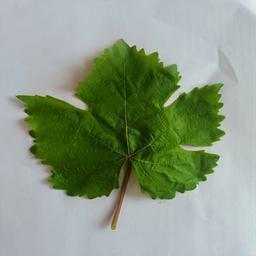
#> input picture dataset/hojas_sanas/Healthy Leaves_102.jpg, 256 x 256 px
$ python -i utils.py   (imports and definitions only)
#> lines starting #> are read from the running program, lines starting #| are printed output that depends on the picture; after the words box and inside, x2 and y2 are one past the last pixel; in counts of white or black regions, pixels touching at a corner belong together
"""Funciones compartidas por todos los notebooks del proyecto.

Los notebooks lo importan con:  import utils
"""
import hashlib
import shutil
import sys
from pathlib import Path

import cv2
import matplotlib.pyplot as plt
import numpy as np
import pandas as pd
from PIL import Image
from sklearn.model_selection import train_test_split

# ---------------------------------------------------------------------------
# Constantes del proyecto
# ---------------------------------------------------------------------------
SEED = 42                     # semilla: hace que la división al azar salga siempre igual
CLASES = ['hojas_sanas', 'mancha_bacteriana', 'mildiu', 'oidio']
EXT = {'.jpg', '.jpeg', '.png'}  # extensiones válidas (se comparan en minúsculas)
IMG_CLF = 224                 # tamaño de entrada del clasificador (MobileNetV2)
IMG_SEG = 160                 # tamaño de entrada de la UNet
BATCH = 32

ROOT = Path(__file__).resolve().parent   # carpeta del proyecto (donde está utils.py)
DATOS = ROOT / 'datos'                   # todo lo que armamos a partir de dataset/
MASKS = DATOS / 'masks'                  # auto/, manual/ y rechazadas.txt
RUTA_SPLITS = DATOS / 'splits.csv'
RUTA_COPIAS = DATOS / 'casi_duplicados.csv'


# ---------------------------------------------------------------------------
# Entorno: compu o Google Colab
# ---------------------------------------------------------------------------
# [55 lines left out: functions configurar_entorno, listar_imagenes, not called in this run]


def _md5(ruta):
    """Huella del archivo: dos archivos idénticos dan el mismo MD5."""
    return hashlib.md5(Path(ruta).read_bytes()).hexdigest()


# ---------------------------------------------------------------------------
# Preprocesado: sacar fotos duplicadas
# ---------------------------------------------------------------------------
# [42 lines left out: functions duplicados, quitar_duplicados, crear_splits, not called in this run]


def cargar_splits():
    """Lee splits.csv (la división única del proyecto)."""
    return pd.read_csv(RUTA_SPLITS)


# [63 lines left out: functions quitar_copias_de_test, asignar_grupos, ruta_segmentada, cargar_rechazadas, cargar_imagen, set_estilo and 1 more, not called in this run]


# ---------------------------------------------------------------------------
# Máscara automática (hoja = blanco, fondo = negro)
# ---------------------------------------------------------------------------
def mascara_auto(img, kernel=7, pasos=False):
    """Calcula la máscara de la hoja con un truco de color, sin red neuronal.

    La hoja tiene colores más intensos (saturados) que el fondo, que suele
    ser blanco o gris. Pasos:
      1. RGB -> HSV y quedarse con el canal S (saturación).
      2. Umbral de Otsu: elige solo el corte entre "saturado" y "apagado".
      3. Apertura: borra puntitos blancos sueltos en el fondo.
      4. Cierre: tapa agujeritos negros dentro de la hoja.
      5. Quedarse con la mancha blanca más grande (la hoja).
      6. Rellenar huecos: lesiones marrones (poco saturadas) que quedaron
         como agujeros dentro de la hoja.

    Devuelve la máscara uint8 (0 = fondo, 255 = hoja).
    Con pasos=True devuelve además un dict con el resultado de cada paso.
    """
#> called with kernel = 7, pasos = False
    # 1. Canal de saturación
    s = cv2.cvtColor(img, cv2.COLOR_RGB2HSV)[:, :, 1]
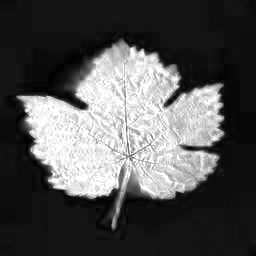
#> s: shape (256, 256); min 0, max 255, mean 82.4

    # 2. Umbral de Otsu
    _, m_otsu = cv2.threshold(s, 0, 255, cv2.THRESH_BINARY + cv2.THRESH_OTSU)
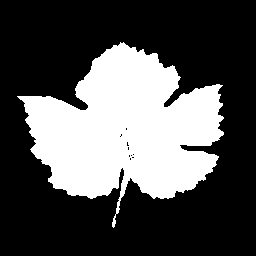
#> m_otsu: shape (256, 256); 32% white; 1 white region, box (x1, y1, x2, y2) and area: (17, 42, 224, 228) 20941

    # 3 y 4. Apertura y cierre con un "pincel" circular
    k = cv2.getStructuringElement(cv2.MORPH_ELLIPSE, (kernel, kernel))
    m_limpia = cv2.morphologyEx(m_otsu, cv2.MORPH_OPEN, k)
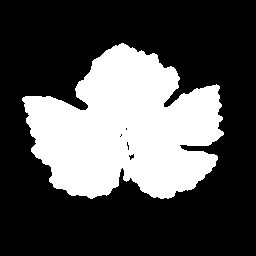
#> m_limpia: shape (256, 256); 31.5% white; 1 white region, box (x1, y1, x2, y2) and area: (22, 43, 224, 199) 20631
    m_limpia = cv2.morphologyEx(m_limpia, cv2.MORPH_CLOSE, k)
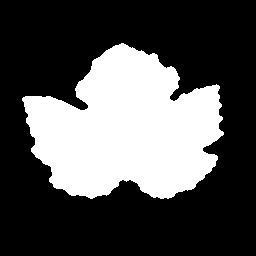
#> m_limpia: shape (256, 256); 31.9% white; 1 white region, box (x1, y1, x2, y2) and area: (22, 43, 224, 199) 20916

    # 5. Mancha más grande (la etiqueta 0 es el fondo, no se cuenta)
    n, etiquetas, stats, _ = cv2.connectedComponentsWithStats(m_limpia)
#> n = 2; stats = [[0, 0, 256, 256, 44620], [22, 43, 202, 156, 20916]]
    if n > 1:
        mayor = 1 + np.argmax(stats[1:, cv2.CC_STAT_AREA])
#> mayor = 1
        m_mayor = np.where(etiquetas == mayor, 255, 0).astype(np.uint8)
    else:
        m_mayor = m_limpia.copy()

    # 6. Rellenar huecos: se pinta el fondo desde afuera; lo que quedó
    #    negro sin pintar es un hueco encerrado por la hoja.
    borde = cv2.copyMakeBorder(m_mayor, 1, 1, 1, 1, cv2.BORDER_CONSTANT, value=0)
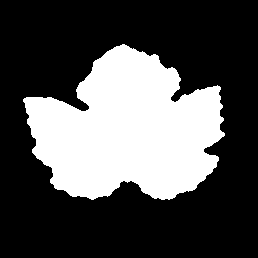
#> borde: shape (258, 258); 31.4% white; 1 white region, box (x1, y1, x2, y2) and area: (23, 44, 225, 200) 20916
    pintado = borde.copy()
    relleno = np.zeros((borde.shape[0] + 2, borde.shape[1] + 2), np.uint8)
    cv2.floodFill(pintado, relleno, (0, 0), 255)
#> pintado: shape (258, 258); every value is 255
    huecos = cv2.bitwise_not(pintado)[1:-1, 1:-1]
#> huecos: shape (256, 256); every value is 0
    m_final = cv2.bitwise_or(m_mayor, huecos)

    if pasos:
        return m_final, {'S (saturación)': s, 'Otsu': m_otsu,
                         'Apertura + cierre': m_limpia,
                         'Mancha más grande': m_mayor, 'Huecos rellenos': m_final}
    return m_final


# [32 lines left out: functions es_sospechosa, limpiar_mascara, segmentar_hoja, not called in this run]


def quitar_fondo(foto, mascara, fondo=0):
    """Pinta con `fondo` (0 = negro, 128 = gris neutro) todo lo que no es hoja."""
    return np.where(mascara[..., None], foto, fondo).astype(np.uint8)


# [65 lines left out: functions recortar_a_hoja, predecir_ensamble, not called in this run]


# ---------------------------------------------------------------------------
# Interpretabilidad: Grad-CAM para el clasificador (MobileNetV2 sin anidar)
# ---------------------------------------------------------------------------
_EXTRACTORES = {}   # un extractor por modelo: se arma una vez y se reusa (más rápido en la app)


# [47 lines left out: functions grad_cam, superponer_gradcam, bce_dice_loss, not called in this run]


# [10 lines not run here, left out]

>>> import cv2
>>> picture = cv2.cvtColor(cv2.imread('dataset/hojas_sanas/Healthy Leaves_102.jpg'), cv2.COLOR_BGR2RGB)
>>> result = mascara_auto(picture)

$ run again, on dataset/hojas_sanas/Healthy Leaves_1126.jpg
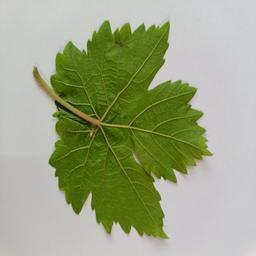
#> input picture dataset/hojas_sanas/Healthy Leaves_1126.jpg, 256 x 256 px
#> in mascara_auto, `_, m_otsu = cv2.threshold(s, 0, 255, cv2.THRESH_BINARY + cv2.THRESH_OT..`:
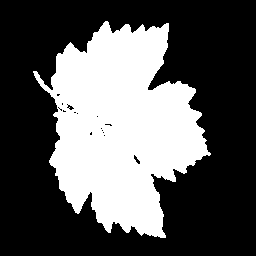
#> m_otsu: shape (256, 256); 35% white; 1 white region, box (x1, y1, x2, y2) and area: (33, 21, 211, 238) 22963
#> etiquetas: shape (256, 256) int32; values 0 (black) and 1 (white), 34.9% white; 1 white region, box (x1, y1, x2, y2) and area: (49, 23, 208, 238) 22855
#> n = 2; stats = [[0, 0, 256, 256, 42681], [49, 23, 159, 215, 22855]]
#> mayor = 1
#> in mascara_auto, `borde = cv2.copyMakeBorder(m_mayor, 1, 1, 1, 1, cv2.BORDER_CONSTANT, v..`:
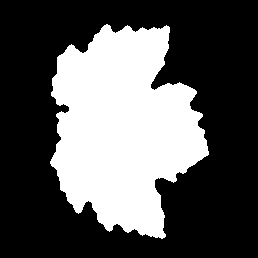
#> borde: shape (258, 258); 34.3% white; 1 white region, box (x1, y1, x2, y2) and area: (50, 24, 209, 239) 22855
#> pintado: shape (258, 258); every value is 255
#> huecos: shape (256, 256); every value is 0

$ run again, on dataset/hojas_sanas/Healthy Leaves_1133.jpg
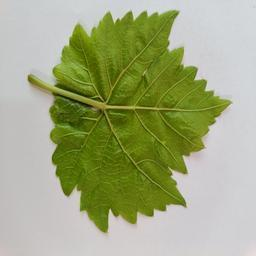
#> input picture dataset/hojas_sanas/Healthy Leaves_1133.jpg, 256 x 256 px
#> m_otsu: shape (256, 256); 39.3% white; 2 white regions (1 under 20 px), largest, box (x1, y1, x2, y2) and area: (28, 11, 229, 232) 25730
#> in mascara_auto, `n, etiquetas, stats, _ = cv2.connectedComponentsWithStats(m_limpia)`:
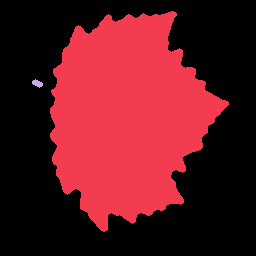
#> etiquetas: shape (256, 256) int32; 3 distinct labels, from 0 to 2; one colour per label, 0 black
#> n = 3; stats = [[0, 0, 256, 256, 39852], [50, 11, 179, 221, 25625], [32, 79, 11, 9, 59]]
#> mayor = 1
#> m_mayor: shape (256, 256); 39.1% white; 1 white region, box (x1, y1, x2, y2) and area: (50, 11, 229, 232) 25625
#> in mascara_auto, `borde = cv2.copyMakeBorder(m_mayor, 1, 1, 1, 1, cv2.BORDER_CONSTANT, v..`:
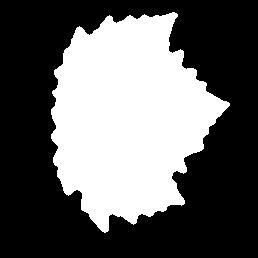
#> borde: shape (258, 258); 38.5% white; 1 white region, box (x1, y1, x2, y2) and area: (51, 12, 230, 233) 25625
#> pintado: shape (258, 258); every value is 255
#> huecos: shape (256, 256); every value is 0

$ run again, on dataset/hojas_sanas/Healthy Leaves_1138.jpg
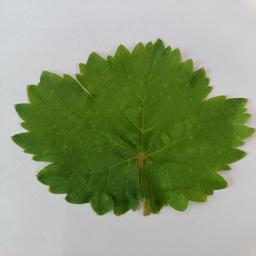
#> input picture dataset/hojas_sanas/Healthy Leaves_1138.jpg, 256 x 256 px
#> in mascara_auto, `_, m_otsu = cv2.threshold(s, 0, 255, cv2.THRESH_BINARY + cv2.THRESH_OT..`:
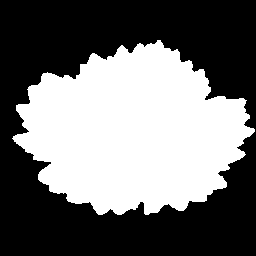
#> m_otsu: shape (256, 256); 43.7% white; 1 white region, box (x1, y1, x2, y2) and area: (12, 40, 255, 215) 28614
#> etiquetas: shape (256, 256) int32; values 0 (black) and 1 (white), 43.8% white; 1 white region, box (x1, y1, x2, y2) and area: (13, 41, 256, 215) 28678
#> n = 2; stats = [[0, 0, 256, 256, 36858], [13, 41, 243, 174, 28678]]
#> mayor = 1
#> in mascara_auto, `borde = cv2.copyMakeBorder(m_mayor, 1, 1, 1, 1, cv2.BORDER_CONSTANT, v..`:
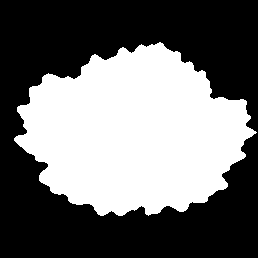
#> borde: shape (258, 258); 43.1% white; 1 white region, box (x1, y1, x2, y2) and area: (14, 42, 257, 216) 28678
#> pintado: shape (258, 258); every value is 255
#> huecos: shape (256, 256); every value is 0
